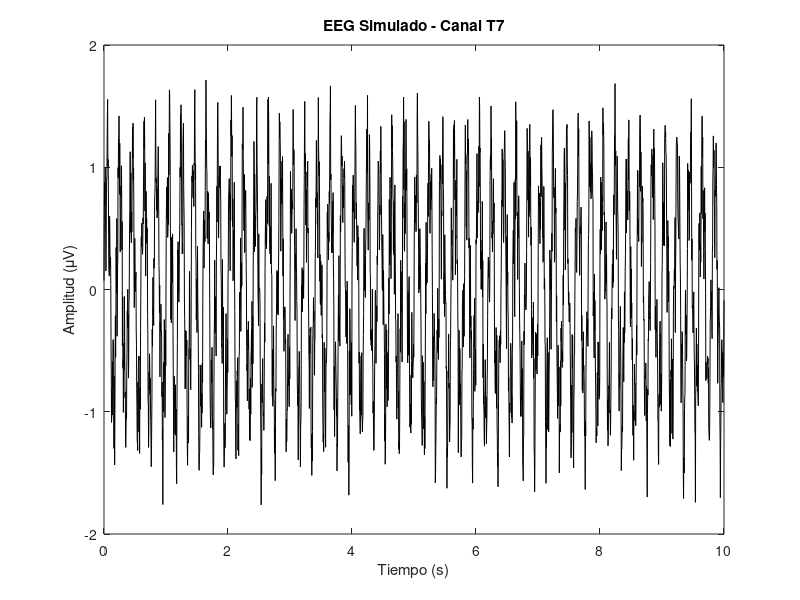

MATLAB code to generate this figure: (Note: this script raises an error after producing the figure.)
% modelo_TCBC.m
% Simulación básica de señales EEG LTI y cálculo de DF

fs = 256; t = 0:1/fs:10;
theta = sin(2*pi*5*t);
spikes = sin(2*pi*17*t) .* (mod(1:length(t), round(fs/2)) == 0);
beta = 0.4 * sin(2*pi*22*t);

senal = theta + spikes + beta + 0.2*randn(size(t));

figure;
plot(t, senal, 'k');
xlabel('Tiempo (s)');
ylabel('Amplitud (\muV)');
title('EEG Simulado - Canal T7');

% Calcular DF con Higuchi
df = fractal_dimension(senal);
disp(['Dimensión Fractal: ', num2str(df)]);
